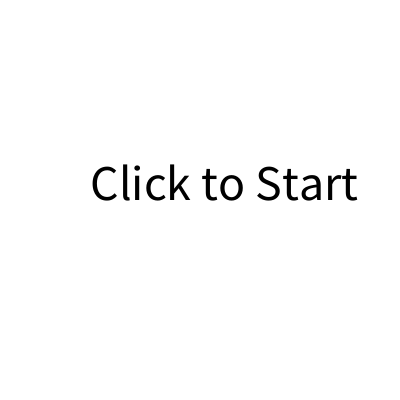
Frame 1 (no input)
Frame 60 (the mouse pressed at the canvas centre just before this capture): identical to frame 1, image omitted
Frame 120 (the mouse held since frame 60 and released just before this capture): blank canvas, image omitted

The Processing sketch that drew this single still picture (run headless with seeded random() and noise(); from frame 60 on, the mouse is pressed at the canvas centre):

// Processing sketch: week11_5
// ── week11_5.pde
int state=0;
void setup(){
  size(400,400);
  textSize(50);
}
void draw(){
  if(state==0){
    background(255);//第0關 白色
    fill(0);text(" Click to Start",80,200);
  }else if(state==1){
    background(255,0,0);//第1關 紅色
  }else if(state==2){
    background(0,0,255);//第2關 藍色
  }
}
void mousePressed(){
  if(state==0)state=1;
}
